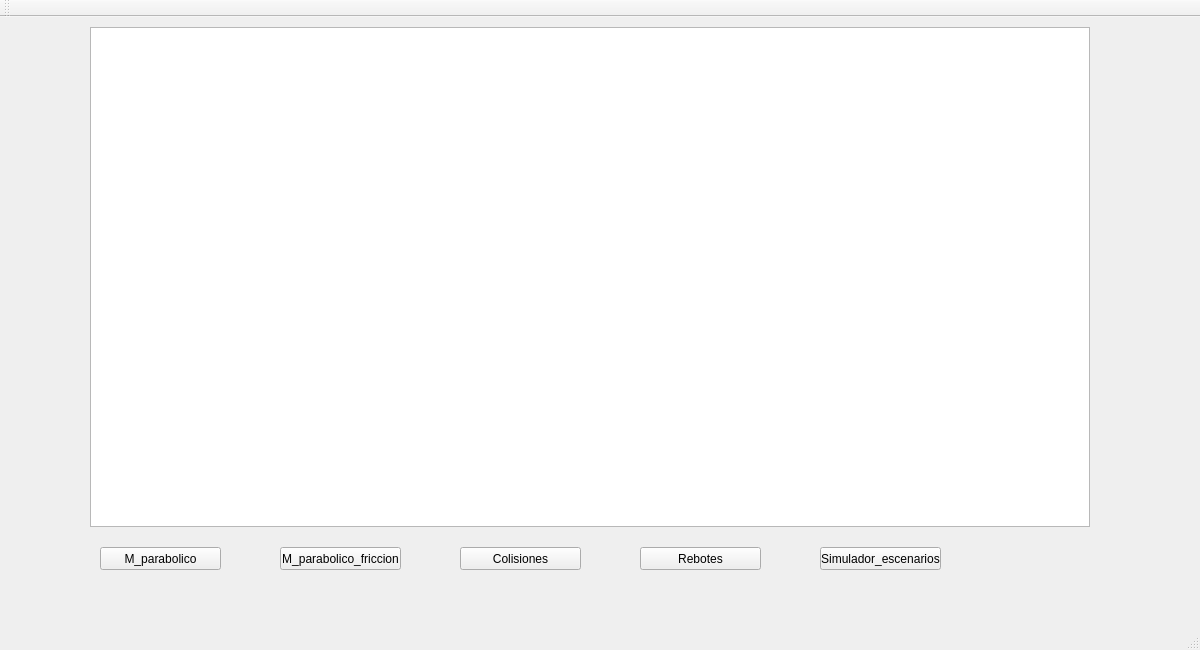
<?xml version="1.0" encoding="UTF-8"?>
<ui version="4.0">
 <class>Trabajo5</class>
 <widget class="QMainWindow" name="Trabajo5">
  <property name="geometry">
   <rect>
    <x>0</x>
    <y>0</y>
    <width>1200</width>
    <height>650</height>
   </rect>
  </property>
  <property name="windowTitle">
   <string>Trabajo5</string>
  </property>
  <widget class="QWidget" name="centralWidget">
   <widget class="QGraphicsView" name="graphicsView">
    <property name="geometry">
     <rect>
      <x>90</x>
      <y>10</y>
      <width>1000</width>
      <height>500</height>
     </rect>
    </property>
   </widget>
   <widget class="QPushButton" name="pushButton">
    <property name="geometry">
     <rect>
      <x>100</x>
      <y>530</y>
      <width>121</width>
      <height>23</height>
     </rect>
    </property>
    <property name="text">
     <string>M_parabolico</string>
    </property>
   </widget>
   <widget class="QPushButton" name="pushButton_2">
    <property name="geometry">
     <rect>
      <x>280</x>
      <y>530</y>
      <width>121</width>
      <height>23</height>
     </rect>
    </property>
    <property name="text">
     <string>M_parabolico_friccion</string>
    </property>
   </widget>
   <widget class="QPushButton" name="pushButton_3">
    <property name="geometry">
     <rect>
      <x>460</x>
      <y>530</y>
      <width>121</width>
      <height>23</height>
     </rect>
    </property>
    <property name="text">
     <string>Colisiones</string>
    </property>
   </widget>
   <widget class="QPushButton" name="pushButton_4">
    <property name="geometry">
     <rect>
      <x>640</x>
      <y>530</y>
      <width>121</width>
      <height>23</height>
     </rect>
    </property>
    <property name="text">
     <string>Rebotes</string>
    </property>
   </widget>
   <widget class="QPushButton" name="pushButton_5">
    <property name="geometry">
     <rect>
      <x>820</x>
      <y>530</y>
      <width>121</width>
      <height>23</height>
     </rect>
    </property>
    <property name="text">
     <string>Simulador_escenarios</string>
    </property>
   </widget>
  </widget>
  <widget class="QMenuBar" name="menuBar">
   <property name="geometry">
    <rect>
     <x>0</x>
     <y>0</y>
     <width>1200</width>
     <height>21</height>
    </rect>
   </property>
  </widget>
  <widget class="QToolBar" name="mainToolBar">
   <attribute name="toolBarArea">
    <enum>TopToolBarArea</enum>
   </attribute>
   <attribute name="toolBarBreak">
    <bool>false</bool>
   </attribute>
  </widget>
  <widget class="QStatusBar" name="statusBar"/>
 </widget>
 <layoutdefault spacing="6" margin="11"/>
 <resources/>
 <connections/>
</ui>
